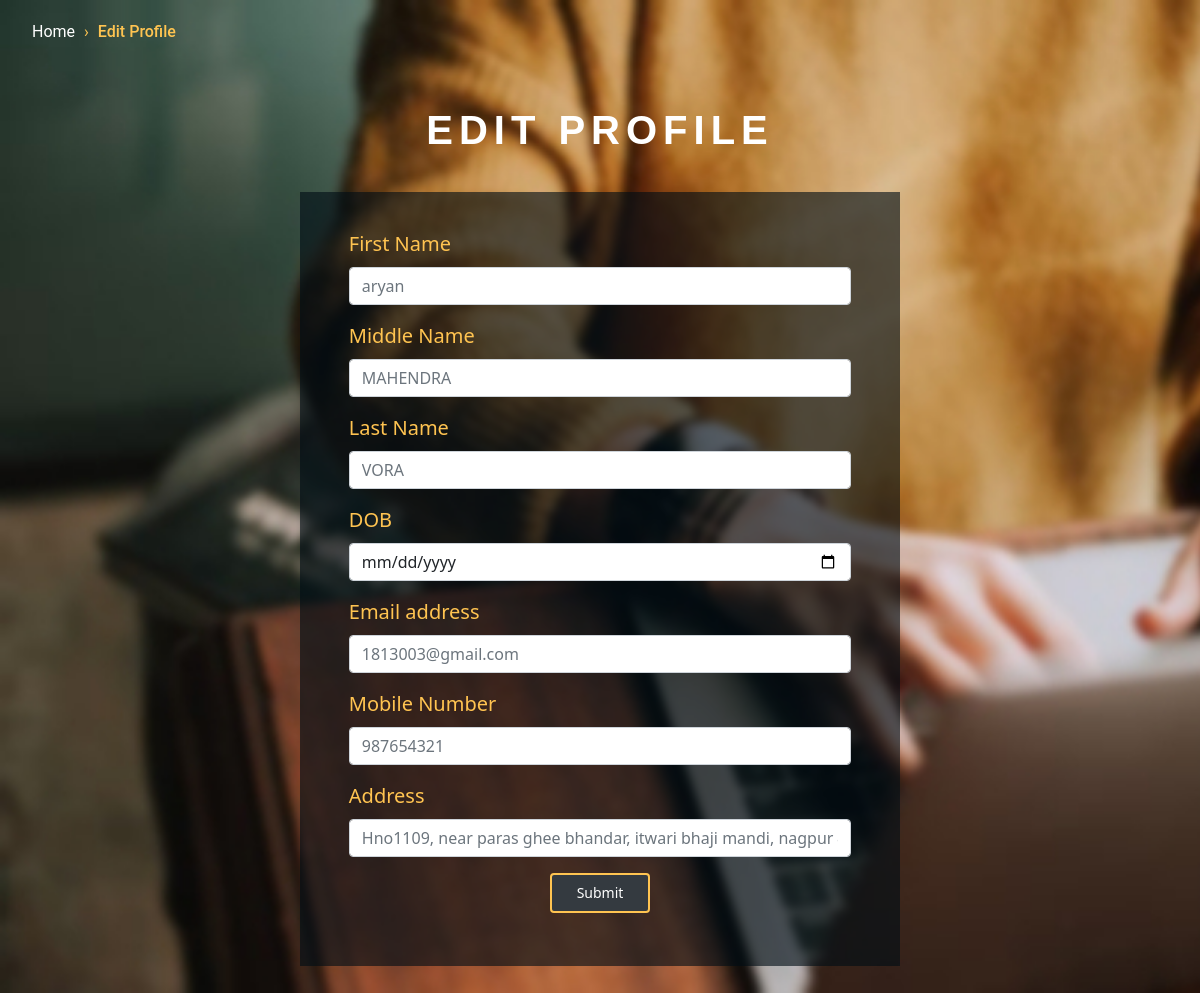
Screenshot of /Files/profile_edit.php (signed in) with the database file from the repository.
### tables this page shows
CREATE TABLE `students` (
  `enrollment` int(7) NOT NULL,
  `first name` varchar(100) NOT NULL,
  `middle name` varchar(100) NOT NULL,
  `last name` varchar(100) NOT NULL,
  `dob` date NOT NULL,
  `email` varchar(100) NOT NULL,
  `mobile number` bigint(10) NOT NULL,
  `address` text NOT NULL,
  `password` varchar(100) NOT NULL,
  `batch` text NOT NULL,
  `semester` int(11) NOT NULL DEFAULT 1
);

### Files/profile_edit.php (the view, shortened to what this page needs)
<?php
include("conn.php");
$enroll = $_SESSION['enrollid'];
if (!$conn) {
    echo "not connected";
    exit();
} else {
    $user=0;
    $sql1 = "select * from `students` where enrollment = $enroll";
    $res1 = mysqli_query($conn, $sql1);
    $row1 = mysqli_fetch_assoc($res1);
}
?>
<!doctype html>
<html lang="en">
<head>
    <link href="https://cdn.jsdelivr.net/npm/bootstrap@5.0.1/dist/css/bootstrap.min.css" rel="stylesheet">
</head>
<body class="agileits_w3layouts" style="background-color: white;">
    <?php
    if($user == 0){
        echo '<ul class="breadcrumbs">
            <li class="breadcrumbs__item">
                <a href="StudentHome.php" class="breadcrumbs__link">Home</a>
            </li>
            <li class="breadcrumbs__item">
                <a href="profile_edit.php" class="breadcrumbs__link breadcrumbs__link--active">Edit Profile</a>
            </li>
        </ul>';
    }
    ?>
    <h1 class="agile_head text-center"> EDIT PROFILE</h1>
    <div class=" w3layouts_main wrap">
        <div class="container mb-3">
            <form action="profile_edit.php" method="POST">
                <div class="mb-3">
                    <label class="form-label" style='font-size: 20px; color:#ffc451'>First Name</label>
                    <input name="fname" type="text" class="form-control" placeholder="<?php echo $row1['first name'] ?>">
                </div>
                <div class="mb-3">
                    <label class="form-label" style='font-size: 20px; color:#ffc451'>Middle Name</label>
                    <input name="midname" type="text" class="form-control" placeholder="<?php echo $row1['middle name'] ?>">
                </div>
                <div class="mb-3">
                    <label class="form-label" style='font-size: 20px; color:#ffc451'>Last Name</label>
                    <input name="lname" type="text" class="form-control" placeholder="<?php echo $row1['last name'] ?>">
                </div>
                <div class="mb-3">
                    <label class="form-label" style='font-size: 20px; color:#ffc451'>DOB</label>
                    <input name="dob" type="date" class="form-control" placeholder="<?php echo $row1['dob'] ?>">
                </div>
                <div class="mb-3">
                    <label class="form-label" style='font-size: 20px; color:#ffc451'>Email address</label>
                    <input name="email" type="email" class="form-control" placeholder="<?php echo $row1['email'] ?>">
                </div>
                <div class="mb-3">
                    <label class="form-label" style='font-size: 20px; color:#ffc451'>Mobile Number</label>
                    <input name="phone" type="tel" class="form-control" placeholder="<?php echo $row1['mobile number']; ?>">
                </div>
                <div class="mb-3">
                    <label class="form-label" style='font-size: 20px; color:#ffc451'>Address</label>
                    <input name="address" type="text" class="form-control" placeholder="<?php echo $row1['address'] ?>">
                </div>
                <center>
                    <button type="submit" class="get-started-btn" style="background-color: #343a40;">Submit</button>
                </center>
            </form>
        </div>
    </div>
</body>
</html>

### Files/profile_edit.php (style rules this page uses)
.agileits_w3layouts { background: url(/assets/img/tempbg.jpg)no-repeat; background-size: cover; background-attachment: fixed; }
.wrap { padding: 2.3em; width: 50%; margin: 2em auto; background: rgba(1, 14, 21, 0.62); }
.get-started-btn { color: #fff; border-radius: 4px; padding: 7px 25px 8px 25px; white-space: nowrap; transition: 0.3s; background-color: #343a40; font-size: 14px; display: inline-block; border: 2px solid #ffc451; }
h1.agile_head { padding-top: 1em; font-size: 2.5em; text-transform: uppercase; color: #fff; font-weight: 600; font-family: 'Montserrat', sans-serif; letter-spacing: 6px; line-height: 1.5; }
.breadcrumbs { font-family: 'Roboto', sans-serif; }
.breadcrumbs__item { display: inline-block; margin-top: 20px; }
.breadcrumbs__item:not(:last-of-type)::after { content: '\203a'; margin: 0 5px; color: #ffc451; }
.breadcrumbs__link { text-decoration: none; color: white; }
.breadcrumbs__link--active { color: #ffc451; font-weight: 500; }

### rows the page displays
students: fname "aryan", midname "MAHENDRA", lname "VORA", email "1813003@gmail.com", phone "987654321", address "Hno1109, near paras ghee bhandar, itwari bhaji mandi, nagpur 440002"
